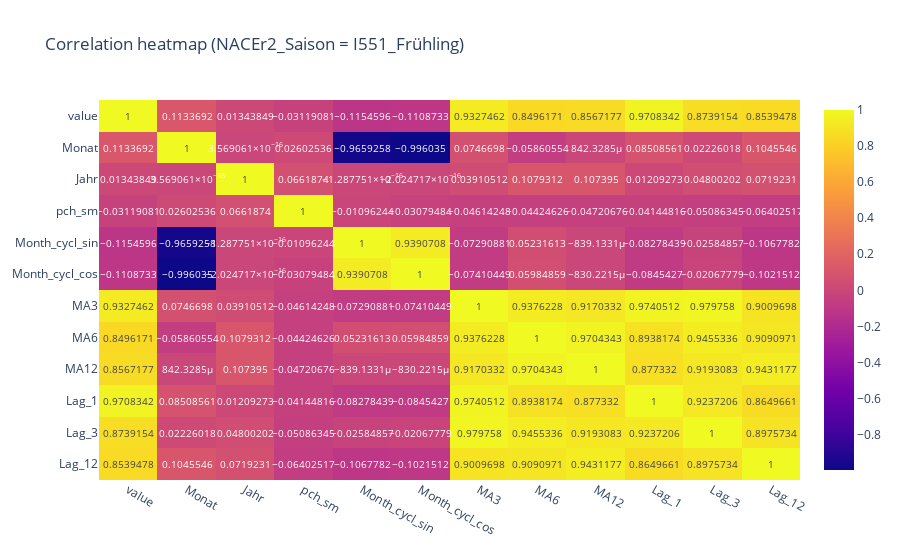
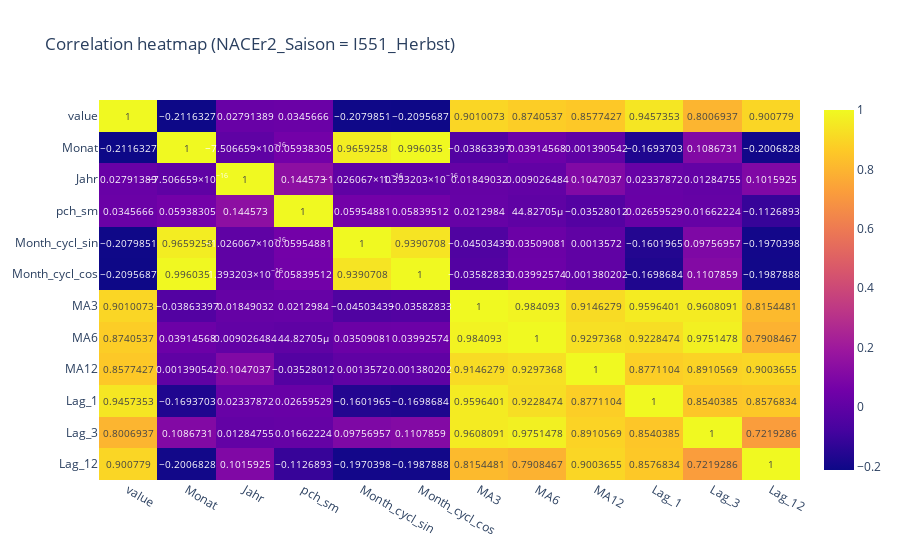
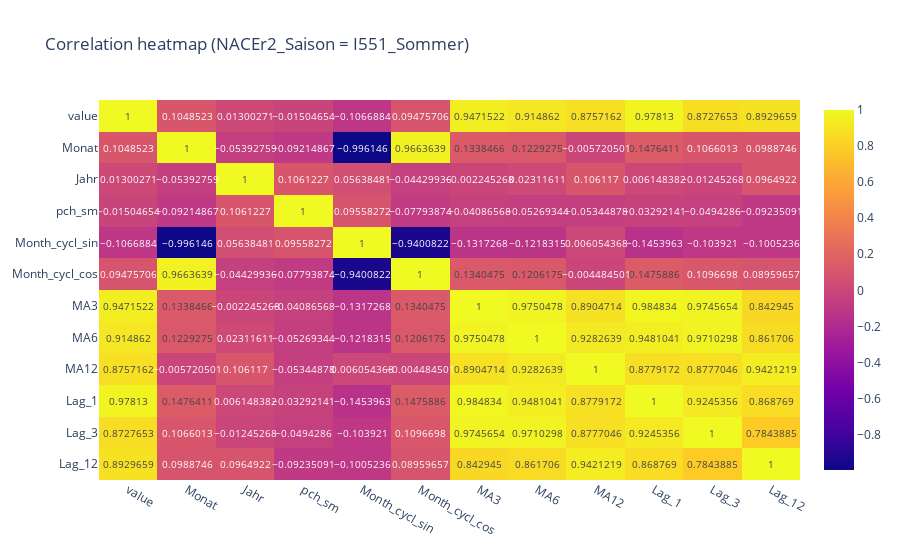
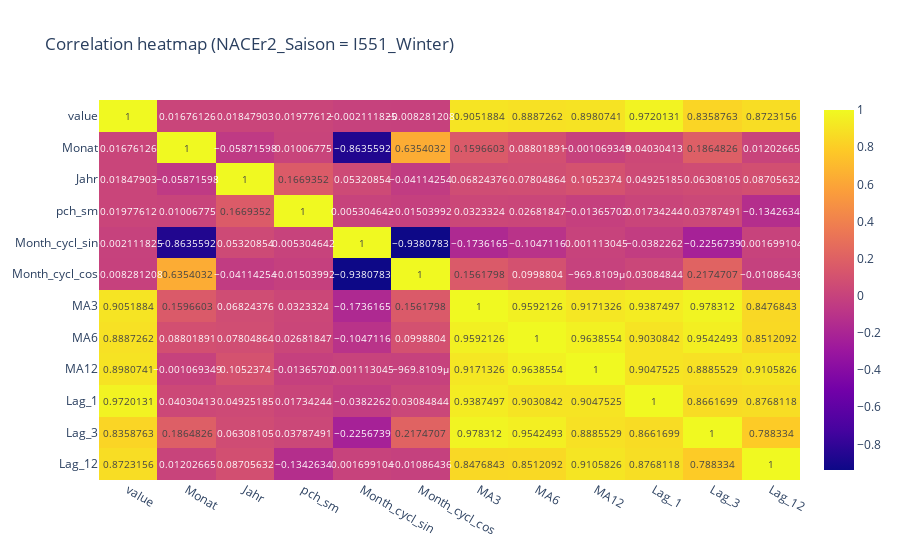

The cell these charts' notebook holds for them, in order:
### Code cell
import pandas as pd
import plotly.express as px

# choose grouping level (example: domestic vs foreign)
groups = ["NACEr2_Saison", "Aufenthaltsland_Saison", "Land_Saison"]
# groups = ["Land_Saison"]

# numeric features only
num_cols = [
    "value", "Monat", "Jahr", "pch_sm",
    "Month_cycl_sin", "Month_cycl_cos",
    "MA3", "MA6", "MA12",
    "Lag_1", "Lag_3", "Lag_12"
]

# loop per group and plot correlation heatmap   - In Streamlit make in tabs
for group_col in groups:
    for group, df_group in df_anzahl.groupby(group_col):
        corr = df_group[num_cols].corr()
        fig1 = px.imshow(
            corr,
            text_auto=True,
            aspect="auto",
            title=f"Correlation heatmap ({group_col} = {group})",
            
        )
        fig1.update_traces(textfont=dict(size=10))
        fig1.update_layout(
        xaxis=dict(tickfont=dict(size=12)),
        yaxis=dict(tickfont=dict(size=12))
        )
        fig1.show()

### Figure 1 — Plotly figure (JSON) as saved in the notebook; plotly's stock layout.template omitted (floating-point values rounded to 4 significant figures; data arrays with more than 128 entries replaced by an {"elided": "..."} marker saying what was removed)
{"data": [{"coloraxis": "coloraxis", "hovertemplate": "x: %{x}<br>y: %{y}<br>color: %{z}<extra></extra>", "name": "0", "textfont": {"size": 10}, "texttemplate": "%{z}", "type": "heatmap", "x": ["value", "Monat", "Jahr", "pch_sm", "Month_cycl_sin", "Month_cycl_cos", "MA3", "MA6", "MA12", "Lag_1", "Lag_3", "Lag_12"], "xaxis": "x", "y": ["value", "Monat", "Jahr", "pch_sm", "Month_cycl_sin", "Month_cycl_cos", "MA3", "MA6", "MA12", "Lag_1", "Lag_3", "Lag_12"], "yaxis": "y", "z": {"elided": "12x12 float values"}}], "layout": {"coloraxis": {"colorscale": [[0, "#0d0887"], [0.1111, "#46039f"], [0.2222, "#7201a8"], [0.3333, "#9c179e"], [0.4444, "#bd3786"], [0.5556, "#d8576b"], [0.6667, "#ed7953"], [0.7778, "#fb9f3a"], [0.8889, "#fdca26"], [1, "#f0f921"]]}, "title": {"text": "Correlation heatmap (NACEr2_Saison = I551_Frühling)"}, "xaxis": {"anchor": "y", "domain": [0, 1], "tickfont": {"size": 12}}, "yaxis": {"anchor": "x", "autorange": "reversed", "domain": [0, 1], "tickfont": {"size": 12}}}}

### Figure 2 — Plotly figure (JSON) as saved in the notebook; plotly's stock layout.template omitted (floating-point values rounded to 4 significant figures; data arrays with more than 128 entries replaced by an {"elided": "..."} marker saying what was removed)
{"data": [{"coloraxis": "coloraxis", "hovertemplate": "x: %{x}<br>y: %{y}<br>color: %{z}<extra></extra>", "name": "0", "textfont": {"size": 10}, "texttemplate": "%{z}", "type": "heatmap", "x": ["value", "Monat", "Jahr", "pch_sm", "Month_cycl_sin", "Month_cycl_cos", "MA3", "MA6", "MA12", "Lag_1", "Lag_3", "Lag_12"], "xaxis": "x", "y": ["value", "Monat", "Jahr", "pch_sm", "Month_cycl_sin", "Month_cycl_cos", "MA3", "MA6", "MA12", "Lag_1", "Lag_3", "Lag_12"], "yaxis": "y", "z": {"elided": "12x12 float values"}}], "layout": {"coloraxis": {"colorscale": [[0, "#0d0887"], [0.1111, "#46039f"], [0.2222, "#7201a8"], [0.3333, "#9c179e"], [0.4444, "#bd3786"], [0.5556, "#d8576b"], [0.6667, "#ed7953"], [0.7778, "#fb9f3a"], [0.8889, "#fdca26"], [1, "#f0f921"]]}, "title": {"text": "Correlation heatmap (NACEr2_Saison = I551_Herbst)"}, "xaxis": {"anchor": "y", "domain": [0, 1], "tickfont": {"size": 12}}, "yaxis": {"anchor": "x", "autorange": "reversed", "domain": [0, 1], "tickfont": {"size": 12}}}}

### Figure 3 — Plotly figure (JSON) as saved in the notebook; plotly's stock layout.template omitted (floating-point values rounded to 4 significant figures; data arrays with more than 128 entries replaced by an {"elided": "..."} marker saying what was removed)
{"data": [{"coloraxis": "coloraxis", "hovertemplate": "x: %{x}<br>y: %{y}<br>color: %{z}<extra></extra>", "name": "0", "textfont": {"size": 10}, "texttemplate": "%{z}", "type": "heatmap", "x": ["value", "Monat", "Jahr", "pch_sm", "Month_cycl_sin", "Month_cycl_cos", "MA3", "MA6", "MA12", "Lag_1", "Lag_3", "Lag_12"], "xaxis": "x", "y": ["value", "Monat", "Jahr", "pch_sm", "Month_cycl_sin", "Month_cycl_cos", "MA3", "MA6", "MA12", "Lag_1", "Lag_3", "Lag_12"], "yaxis": "y", "z": {"elided": "12x12 float values"}}], "layout": {"coloraxis": {"colorscale": [[0, "#0d0887"], [0.1111, "#46039f"], [0.2222, "#7201a8"], [0.3333, "#9c179e"], [0.4444, "#bd3786"], [0.5556, "#d8576b"], [0.6667, "#ed7953"], [0.7778, "#fb9f3a"], [0.8889, "#fdca26"], [1, "#f0f921"]]}, "title": {"text": "Correlation heatmap (NACEr2_Saison = I551_Sommer)"}, "xaxis": {"anchor": "y", "domain": [0, 1], "tickfont": {"size": 12}}, "yaxis": {"anchor": "x", "autorange": "reversed", "domain": [0, 1], "tickfont": {"size": 12}}}}

### Figure 4 — Plotly figure (JSON) as saved in the notebook; plotly's stock layout.template omitted (floating-point values rounded to 4 significant figures; data arrays with more than 128 entries replaced by an {"elided": "..."} marker saying what was removed)
{"data": [{"coloraxis": "coloraxis", "hovertemplate": "x: %{x}<br>y: %{y}<br>color: %{z}<extra></extra>", "name": "0", "textfont": {"size": 10}, "texttemplate": "%{z}", "type": "heatmap", "x": ["value", "Monat", "Jahr", "pch_sm", "Month_cycl_sin", "Month_cycl_cos", "MA3", "MA6", "MA12", "Lag_1", "Lag_3", "Lag_12"], "xaxis": "x", "y": ["value", "Monat", "Jahr", "pch_sm", "Month_cycl_sin", "Month_cycl_cos", "MA3", "MA6", "MA12", "Lag_1", "Lag_3", "Lag_12"], "yaxis": "y", "z": {"elided": "12x12 float values"}}], "layout": {"coloraxis": {"colorscale": [[0, "#0d0887"], [0.1111, "#46039f"], [0.2222, "#7201a8"], [0.3333, "#9c179e"], [0.4444, "#bd3786"], [0.5556, "#d8576b"], [0.6667, "#ed7953"], [0.7778, "#fb9f3a"], [0.8889, "#fdca26"], [1, "#f0f921"]]}, "title": {"text": "Correlation heatmap (NACEr2_Saison = I551_Winter)"}, "xaxis": {"anchor": "y", "domain": [0, 1], "tickfont": {"size": 12}}, "yaxis": {"anchor": "x", "autorange": "reversed", "domain": [0, 1], "tickfont": {"size": 12}}}}
